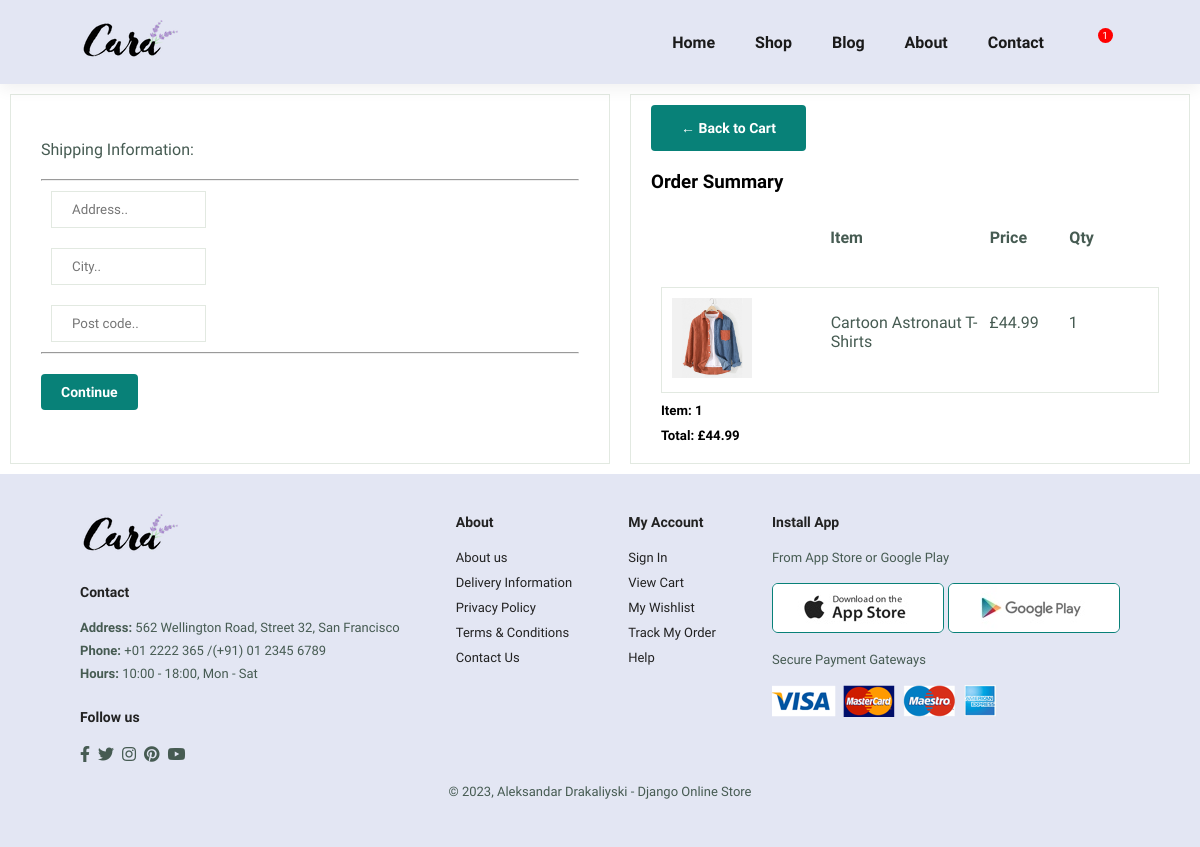
Before: /checkout/ (signed in) with the older database file.
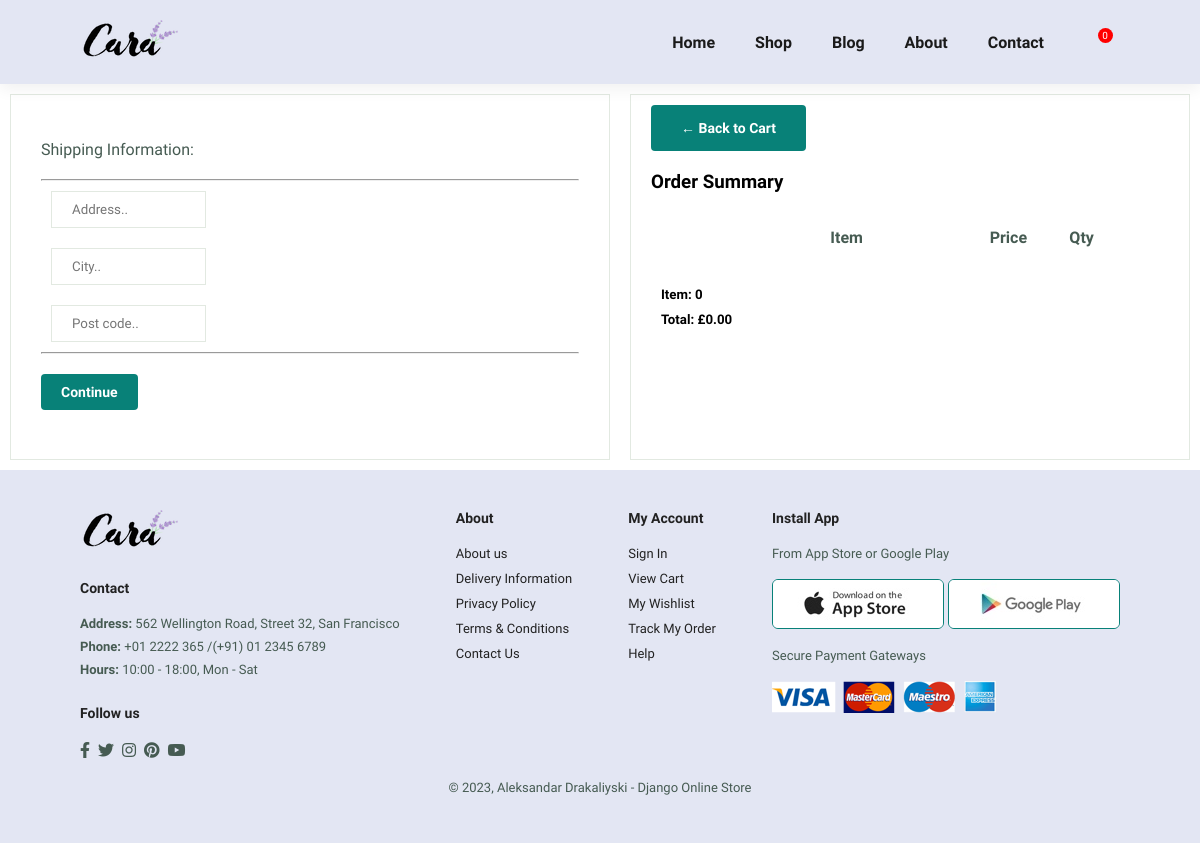
After: the same page with the newer database file.
### store/models.py (models this page shows, shortened)
class OrderItem(models.Model):
    product = models.ForeignKey(Product, on_delete=models.SET_NULL, blank=True, null=True)
    order = models.ForeignKey(Order, on_delete=models.SET_NULL, blank=True, null=True)
    quantity = models.IntegerField(default=0, blank=True, null=True)
    date_added = models.DateTimeField(auto_now_add=True)
    def __str__(self) -> str:
        return str(self.id)
    @property
    def get_total(self):
        return self.product.price * self.quantity

class Product(models.Model):
    name = models.CharField(max_length=200, null=True)
    price = models.DecimalField(max_digits=7, decimal_places=2)
    brand = models.CharField(max_length=200, null=True)
    image = models.ImageField(null=True, blank=True)
    price_id = models.CharField(max_length=200)
    @property
    def imageURL(self):
        try:
            url = self.image.url
        except:
            url = ''
        return url

class Order(models.Model):
    customer = models.ForeignKey(Customer, on_delete=models.SET_NULL, blank=True, null=True)
    date_ordered = models.DateTimeField(auto_now_add=True)
    complete = models.BooleanField(default=False)
    transaction_id = models.CharField(max_length=100, null=True)
    @property
    def get_cart_total(self):
        orderitems=self.orderitem_set.all()
        total = sum([item.get_total for item in orderitems])
        return total
    @property
    def get_cart_items(self):
        orderitems=self.orderitem_set.all()
        total = sum([item.quantity for item in orderitems])
        return total

### store/views.py (the view)
# urls.py: path('checkout/', views.checkout, name='checkout'),
def checkout(request):
    guest_data = cart_data(request)
    cart_items = guest_data['cart_items']
    order = guest_data['order']
    items = guest_data['items']
    context = {
        'items': items,
        'order': order,
        'get_cart_items': 0,
        'cart_items': cart_items,
    }
    return render(request, 'store/checkout.html', context)

### store/utils.py (called while the page is built)
def cart_data(request):
    if request.user.is_authenticated:
        customer = request.user.customer
        order, created = Order.objects.get_or_create(customer=customer, complete=False)
        items = order.orderitem_set.all()
        cart_items = order.get_cart_items
        print('Items when the user is logged in', items)
    else:
        guest_data = guest_cart(request)
        cart_items = guest_data['cart_items']
        order = guest_data['order']
        items = guest_data['items']
        print('Items when the user is logged out', items)
    data = {
        'items': items,
        'order': order,
        'cart_items': cart_items,
    }
    return data

### store/templates/store/checkout.html (shortened to what this page needs)
{% extends 'store/base.html' %}
{% load static %}
{% block content %}
<div class="checkout-container">
    <div class="form-container">
        <form id="form"> {% csrf_token %}
            <div id="shipping-info">
                    <p>Shipping Information:</p>
                    <hr>
                    <div class="form-field">
                        <input class="form-control" type="text" name="address" placeholder="Address..">
                    </div>
                    <div class="form-field">
                        <input class="form-control" type="text" name="city" placeholder="City..">
                    </div>
                    <div class="form-field">
                        <input class="form-control" type="text" name="postcode" placeholder="Post code..">
                    </div>
            </div>
            <hr>
            <button id='submit-btn' class="normal" type="submit">Continue</button>
        </form>
        <br>
    </div>
    <div class="summary-container">
        <button class="normal"><a href="{% url 'cart' %}">&#x2190; Back to Cart</a></button>
        <h3>Order Summary</h3>
        <div class="order-description">
            <div style="flex:2"></div>
            <div style="flex:2"><p><strong>Item</strong></p></div>
            <div style="flex:1"><strong><p>Price</p></strong></div>
            <div style="flex:1"><strong><p>Qty</p></strong></div>
        </div>
        {% for item in items %}
            <div class="cart-row">
                <div style="flex:2"><img src="{{ item.product.imageURL }}"></div>
                <div style="flex:2"><p>{{ item.product.name }}</p></div>
                <div style="flex:1"><p>£{{ item.product.price|floatformat:2 }}</p></div>
                <div style="flex:1"><p>{{ item.quantity }}</p></div>
            </div>
        {% endfor %}
        <div id="total" class="total-container">
            {% if order.get_cart_items > 1 %}
                <h5>Items: {{ order.get_cart_items }}</h5>
            {% else %}
                <h5>Item: {{ order.get_cart_items }}</h5>
            {% endif %}
            <h5>Total: £{{order.get_cart_total|floatformat:2}}</h5>
        </div>
    </div>
</div>
{% endblock %}

Changed rows visible on the page:
removed OrderItem: product.imageURL (picture), product.name "Cartoon Astronaut T-Shirts", product.price "44.99", quantity "1"
removed Order: get_cart_items "1", get_cart_total "44.99"
added Order: get_cart_items "0", get_cart_total "0.00"
Other visible differences:
{{ cart_items }}: "1" → "0"
